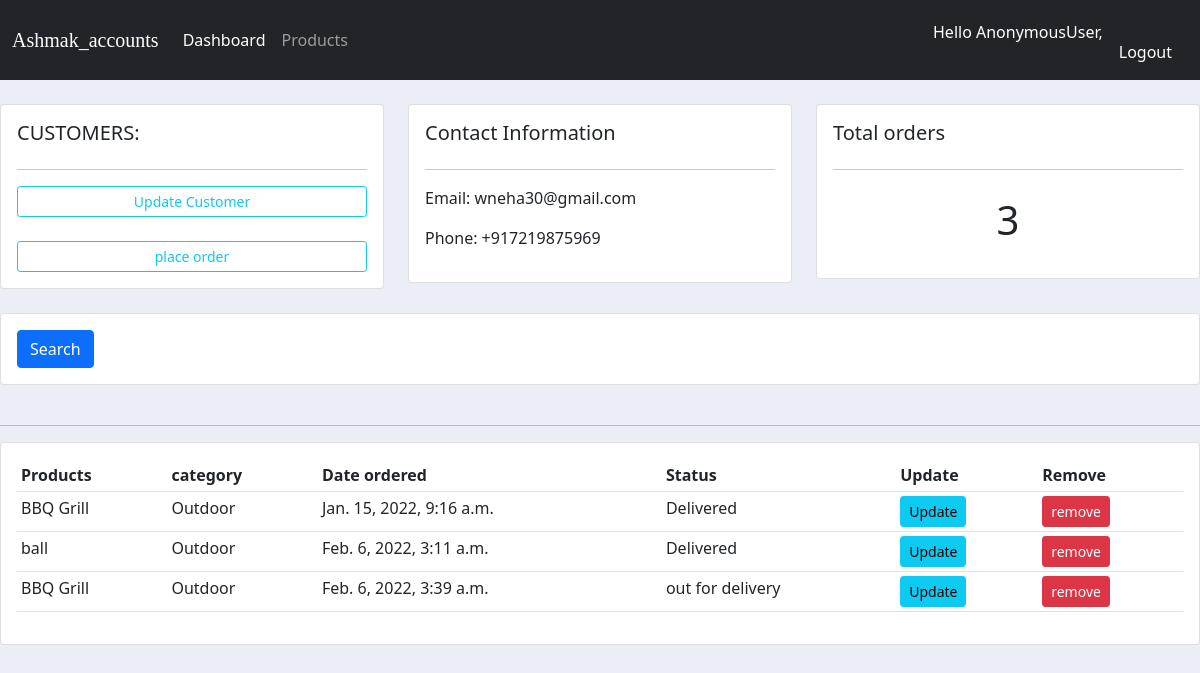
Page /customers1 on the committed database.
### accounts/models.py (models this page shows, shortened)
class Customer(models.Model):
    name=models.CharField(max_length=200,null=True)
    phone=models.CharField(max_length=200,null=True)
    email=models.CharField(max_length=200,null=True)
    date_created=models.DateTimeField(auto_now_add=True,null=True)

class Order(models.Model):
    Customer = models.ForeignKey(Customer, null=True, on_delete=models.SET_NULL)
    product=models.ForeignKey(product,null=True,on_delete=models.SET_NULL)
    status=(
        ('pending','pending'),
        ('out for delivery','out for delivery'),
        ('Delivered','Delivered')
    )
    date_created=models.DateTimeField(auto_now_add=True,null=True)
    status=models.CharField(max_length=200,null=True,choices=status)

class product(models.Model):
    Category=(
        ('Indoor','Indoor'),
        ('Outdoor','Outdoor')
    )
    name=models.CharField(max_length=200,null=True)
    Price=models.FloatField(null=True)
    Category=models.CharField(max_length=200,null=True,choices=Category)
    Discription=models.CharField(max_length=200,null=True,blank=True)
    date_created=models.DateTimeField(auto_now_add=True,null=True)
    Tag=models.ManyToManyField(Tag)
    img=models.ImageField(null=True,blank=True)
    def __str__(self):
        return self.name

### accounts/views.py (the view)
# urls.py: path('customers<str:pk>',views.customer ,name="customers"),
def customer(request,pk):
    customer=Customer.objects.get(id=pk)
    orders=customer.order_set.all()
    total_orders=orders.count()
    context={'customer':customer,'orders':orders,'total_orders':total_orders,}
    return render(request,'accounts/customer.html',context)

### accounts/templates/accounts/customer.html (shortened to what this page needs)
{% extends 'accounts/main.html' %}
{% block body %}
<br>
  <div class="row">
    <div class="col-md">
        <div class="card card-body">
        <h5>CUSTOMERS:</h5>
        <hr>
        <a class="btn btn-outline-info btn-sm btn-block" href="{% url 'update_customer' customer.id %}"> Update Customer
            </a>
            <br>
                <a class="btn btn-outline-info btn-sm btn-block" href="{% url 'create_order' customer.id %}"> place order
            </a>
        </div>
    </div>
  <div class="col-md">
      <div class="card card-body">
          <h5>Contact Information</h5>
        <hr>
        <p> Email:  {{customer.email}}</p>
        <p> Phone:  {{customer.phone}}</p>
      </div>
  </div>
  <div class="col-md">
      <div class="card card-body">
          <h5 >Total orders</h5>
        <hr>
          <h1 style="text-align:center ;padding:10px">{{total_orders}}</h1>
      </div>
  </div>
</div>
<br>
<div class="row">
    <div class="col">
        <div class="card card-body">
            <form method="get">
                <button class="btn btn-primary" type="submit">Search</button>
            </form>
        </div>
    </div>
</div>
<br>
  <div class="row">
    <div class="col-md">
        <hr>
        <div class="card card-body">
            <table class="table table-sm">
                <tr>
                    <th>Products</th>
                    <th>category</th>
                    <th>Date ordered</th>
                    <th>Status</th>
                    <th>Update</th>
                    <th>Remove</th>
                </tr>
                {% for order in orders%}
                <tr>
                    <td>{{order.product}}</td>
                    <td>{{order.product.Category}}</td>
                    <td>{{order.date_created}}</td>
                    <td>{{order.status}}</td>
                    <td><a class= "btn btn-sm btn-info"  href="{% url 'update_order' order.id %}">Update</a> </td>
                    <td><a class= "btn btn-sm btn-danger"  href="{% url 'delete_order' order.id %}">remove</a> </td>
                </tr>
                {% endfor %}
            </table>
        </div>
    </div>
  </div>
{% endblock body %}

### accounts/static/css/main.css (style rules this page uses)
body { background-color: #ebeff5; }

### accounts/templates/accounts/main.html (style rules this page uses)
body { background-color: #ebeff5; }

### rows in the picture
Customer: email "wneha30@gmail.com", phone "+917219875969"
Order: product "BBQ Grill", product.Category "Outdoor", date_created "Jan. 15, 2022, 9:16 a.m.", status "Delivered"
Order: product "ball", product.Category "Outdoor", date_created "Feb. 6, 2022, 3:11 a.m.", status "Delivered"
Order: product "BBQ Grill", product.Category "Outdoor", date_created "Feb. 6, 2022, 3:39 a.m.", status "out for delivery"

### other values in the picture
{{ user }} "AnonymousUser"
{{ total_orders }} "3"
